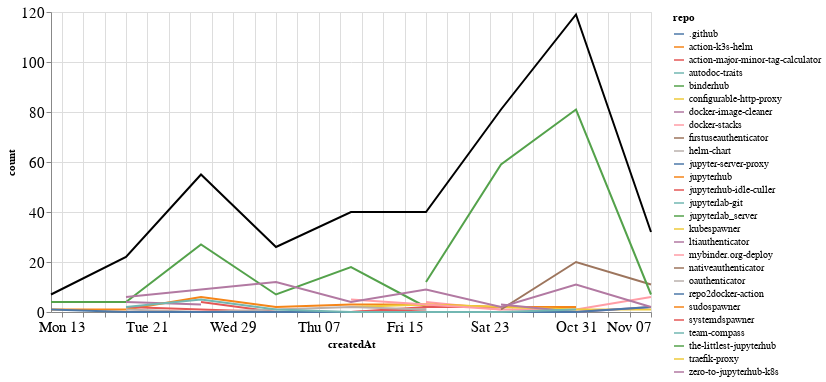

Source (notebook cell):
### Markdown cell above
### Comments

### Code cell
comments_time = comments.groupby('repo').resample('W', on='createdAt').count()['author'].reset_index()
comments_time = comments_time.rename(columns={'author': 'count'})
comments_time_total = comments_time.groupby('createdAt').agg({"count": "sum"}).reset_index()
ch1 = alt.Chart(comments_time, width=600).mark_line().encode(
    x='createdAt',
    y='count',
    color='repo',
    tooltip="repo"
)

ch2 = alt.Chart(comments_time_total, width=600).mark_line(color="black").encode(
    x='createdAt',
    y='count',
)

ch1 + ch2

### Figure 1 — Vega-Lite specification as saved in the notebook (floating-point values rounded to 4 significant figures)
{"config": {"axisLeft": {"labelFontSize": 15}, "axisBottom": {"labelFontSize": 15}}, "layer": [{"data": {"name": "data-12836e0fb6f0c057fe93695cb5507970"}, "mark": "line", "encoding": {"color": {"type": "nominal", "field": "repo"}, "tooltip": {"type": "nominal", "field": "repo"}, "x": {"type": "temporal", "field": "createdAt"}, "y": {"type": "quantitative", "field": "count"}}, "width": 600}, {"data": {"name": "data-cbfe3268ea757b8c463fc8f17e36cf13"}, "mark": {"type": "line", "color": "black"}, "encoding": {"x": {"type": "temporal", "field": "createdAt"}, "y": {"type": "quantitative", "field": "count"}}, "width": 600}], "$schema": "https://vega.github.io/schema/vega-lite/v4.8.1.json", "datasets": {"data-12836e0fb6f0c057fe93695cb5507970": [{"repo": ".github", "createdAt": "2021-10-24T00:00:00", "count": 1}, {"repo": "action-k3s-helm", "createdAt": "2021-10-10T00:00:00", "count": 5}, {"repo": "action-major-minor-tag-calculator", "createdAt": "2021-09-26T00:00:00", "count": 4}, {"repo": "action-major-minor-tag-calculator", "createdAt": "2021-10-03T00:00:00", "count": 0}, {"repo": "action-major-minor-tag-calculator", "createdAt": "2021-10-10T00:00:00", "count": 0}, {"repo": "action-major-minor-tag-calculator", "createdAt": "2021-10-17T00:00:00", "count": 1}, {"repo": "autodoc-traits", "createdAt": "2021-10-24T00:00:00", "count": 1}, {"repo": "binderhub", "createdAt": "2021-09-12T00:00:00", "count": 4}, {"repo": "binderhub", "createdAt": "2021-09-19T00:00:00", "count": 4}, {"repo": "binderhub", "createdAt": "2021-09-26T00:00:00", "count": 27}, {"repo": "binderhub", "createdAt": "2021-10-03T00:00:00", "count": 7}, {"repo": "binderhub", "createdAt": "2021-10-10T00:00:00", "count": 18}, {"repo": "binderhub", "createdAt": "2021-10-17T00:00:00", "count": 2}, {"repo": "configurable-http-proxy", "createdAt": "2021-09-19T00:00:00", "count": 2}, {"repo": "docker-image-cleaner", "createdAt": "2021-09-19T00:00:00", "count": 4}, {"repo": "docker-image-cleaner", "createdAt": "2021-09-26T00:00:00", "count": 3}, {"repo": "docker-stacks", "createdAt": "2021-10-17T00:00:00", "count": 4}, {"repo": "docker-stacks", "createdAt": "2021-10-24T00:00:00", "count": 1}, {"repo": "docker-stacks", "createdAt": "2021-10-31T00:00:00", "count": 1}, {"repo": "docker-stacks", "createdAt": "2021-11-07T00:00:00", "count": 6}, {"repo": "firstuseauthenticator", "createdAt": "2021-10-31T00:00:00", "count": 2}, {"repo": "helm-chart", "createdAt": "2021-10-10T00:00:00", "count": 1}, {"repo": "jupyter-server-proxy", "createdAt": "2021-11-07T00:00:00", "count": 1}, {"repo": "jupyterhub", "createdAt": "2021-09-12T00:00:00", "count": 1}, {"repo": "jupyterhub", "createdAt": "2021-09-19T00:00:00", "count": 1}, {"repo": "jupyterhub", "createdAt": "2021-09-26T00:00:00", "count": 6}, {"repo": "jupyterhub", "createdAt": "2021-10-03T00:00:00", "count": 2}, {"repo": "jupyterhub", "createdAt": "2021-10-10T00:00:00", "count": 3}, {"repo": "jupyterhub", "createdAt": "2021-10-17T00:00:00", "count": 3}, {"repo": "jupyterhub", "createdAt": "2021-10-24T00:00:00", "count": 2}, {"repo": "jupyterhub", "createdAt": "2021-10-31T00:00:00", "count": 2}, {"repo": "jupyterhub-idle-culler", "createdAt": "2021-09-19T00:00:00", "count": 2}, {"repo": "jupyterhub-idle-culler", "createdAt": "2021-09-26T00:00:00", "count": 1}, {"repo": "jupyterhub-idle-culler", "createdAt": "2021-10-03T00:00:00", "count": 0}, {"repo": "jupyterhub-idle-culler", "createdAt": "2021-10-10T00:00:00", "count": 0}, {"repo": "jupyterhub-idle-culler", "createdAt": "2021-10-17T00:00:00", "count": 2}, {"repo": "jupyterhub-idle-culler", "createdAt": "2021-10-24T00:00:00", "count": 2}, {"repo": "jupyterlab-git", "createdAt": "2021-10-03T00:00:00", "count": 2}, {"repo": "jupyterlab_server", "createdAt": "2021-10-03T00:00:00", "count": 1}, {"repo": "kubespawner", "createdAt": "2021-10-10T00:00:00", "count": 2}, {"repo": "kubespawner", "createdAt": "2021-10-17T00:00:00", "count": 3}, {"repo": "kubespawner", "createdAt": "2021-10-24T00:00:00", "count": 2}, {"repo": "kubespawner", "createdAt": "2021-10-31T00:00:00", "count": 1}, {"repo": "kubespawner", "createdAt": "2021-11-07T00:00:00", "count": 1}, {"repo": "ltiauthenticator", "createdAt": "2021-10-24T00:00:00", "count": 3}, {"repo": "ltiauthenticator", "createdAt": "2021-10-31T00:00:00", "count": 0}, {"repo": "ltiauthenticator", "createdAt": "2021-11-07T00:00:00", "count": 2}, {"repo": "mybinder.org-deploy", "createdAt": "2021-10-10T00:00:00", "count": 5}, {"repo": "mybinder.org-deploy", "createdAt": "2021-10-17T00:00:00", "count": 3}, {"repo": "mybinder.org-deploy", "createdAt": "2021-10-24T00:00:00", "count": 1}, {"repo": "nativeauthenticator", "createdAt": "2021-10-24T00:00:00", "count": 1}, {"repo": "nativeauthenticator", "createdAt": "2021-10-31T00:00:00", "count": 20}, {"repo": "nativeauthenticator", "createdAt": "2021-11-07T00:00:00", "count": 11}, {"repo": "oauthenticator", "createdAt": "2021-09-19T00:00:00", "count": 1}, {"repo": "oauthenticator", "createdAt": "2021-09-26T00:00:00", "count": 0}, {"repo": "oauthenticator", "createdAt": "2021-10-03T00:00:00", "count": 1}, {"repo": "oauthenticator", "createdAt": "2021-10-10T00:00:00", "count": 2}, {"repo": "oauthenticator", "createdAt": "2021-10-17T00:00:00", "count": 1}, {"repo": "repo2docker-action", "createdAt": "2021-09-12T00:00:00", "count": 1}, {"repo": "repo2docker-action", "createdAt": "2021-09-19T00:00:00", "count": 0}, {"repo": "repo2docker-action", "createdAt": "2021-09-26T00:00:00", "count": 0}, {"repo": "repo2docker-action", "createdAt": "2021-10-03T00:00:00", "count": 0}, {"repo": "repo2docker-action", "createdAt": "2021-10-10T00:00:00", "count": 0}, {"repo": "repo2docker-action", "createdAt": "2021-10-17T00:00:00", "count": 0}, {"repo": "repo2docker-action", "createdAt": "2021-10-24T00:00:00", "count": 0}, {"repo": "repo2docker-action", "createdAt": "2021-10-31T00:00:00", "count": 0}, {"repo": "repo2docker-action", "createdAt": "2021-11-07T00:00:00", "count": 2}, {"repo": "sudospawner", "createdAt": "2021-09-12T00:00:00", "count": 1}, {"repo": "systemdspawner", "createdAt": "2021-10-24T00:00:00", "count": 3}, {"repo": "team-compass", "createdAt": "2021-09-19T00:00:00", "count": 2}, {"repo": "team-compass", "createdAt": "2021-09-26T00:00:00", "count": 5}, {"repo": "team-compass", "createdAt": "2021-10-03T00:00:00", "count": 1}, {"repo": "team-compass", "createdAt": "2021-10-10T00:00:00", "count": 0}, {"repo": "team-compass", "createdAt": "2021-10-17T00:00:00", "count": 0}, {"repo": "team-compass", "createdAt": "2021-10-24T00:00:00", "count": 0}, {"repo": "team-compass", "createdAt": "2021-10-31T00:00:00", "count": 1}, {"repo": "the-littlest-jupyterhub", "createdAt": "2021-10-17T00:00:00", "count": 12}, {"repo": "the-littlest-jupyterhub", "createdAt": "2021-10-24T00:00:00", "count": 59}, {"repo": "the-littlest-jupyterhub", "createdAt": "2021-10-31T00:00:00", "count": 81}, {"repo": "the-littlest-jupyterhub", "createdAt": "2021-11-07T00:00:00", "count": 7}, {"repo": "traefik-proxy", "createdAt": "2021-10-24T00:00:00", "count": 3}, {"repo": "zero-to-jupyterhub-k8s", "createdAt": "2021-09-19T00:00:00", "count": 6}, {"repo": "zero-to-jupyterhub-k8s", "createdAt": "2021-09-26T00:00:00", "count": 9}, {"repo": "zero-to-jupyterhub-k8s", "createdAt": "2021-10-03T00:00:00", "count": 12}, {"repo": "zero-to-jupyterhub-k8s", "createdAt": "2021-10-10T00:00:00", "count": 4}, {"repo": "zero-to-jupyterhub-k8s", "createdAt": "2021-10-17T00:00:00", "count": 9}, {"repo": "zero-to-jupyterhub-k8s", "createdAt": "2021-10-24T00:00:00", "count": 2}, {"repo": "zero-to-jupyterhub-k8s", "createdAt": "2021-10-31T00:00:00", "count": 11}, {"repo": "zero-to-jupyterhub-k8s", "createdAt": "2021-11-07T00:00:00", "count": 2}], "data-cbfe3268ea757b8c463fc8f17e36cf13": [{"createdAt": "2021-09-12T00:00:00", "count": 7}, {"createdAt": "2021-09-19T00:00:00", "count": 22}, {"createdAt": "2021-09-26T00:00:00", "count": 55}, {"createdAt": "2021-10-03T00:00:00", "count": 26}, {"createdAt": "2021-10-10T00:00:00", "count": 40}, {"createdAt": "2021-10-17T00:00:00", "count": 40}, {"createdAt": "2021-10-24T00:00:00", "count": 81}, {"createdAt": "2021-10-31T00:00:00", "count": 119}, {"createdAt": "2021-11-07T00:00:00", "count": 32}]}}
